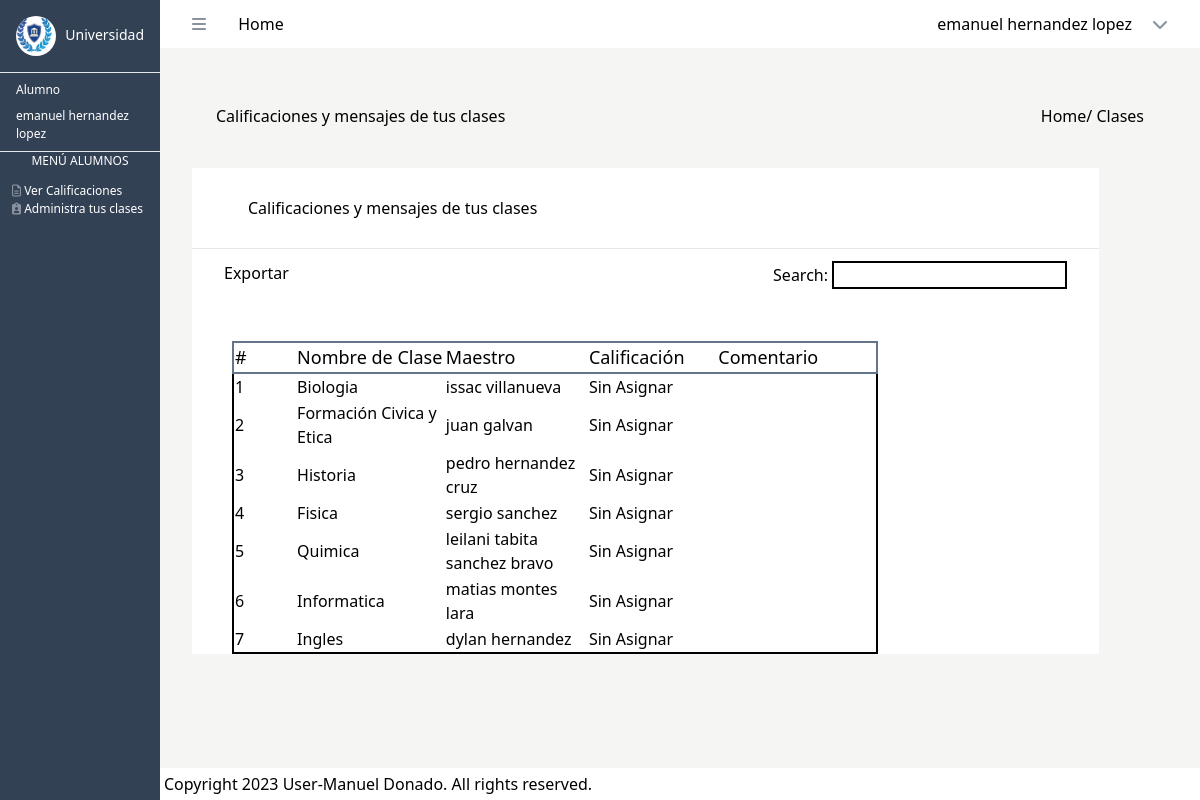
The page /view_calificaciones (signed in) on the database its author committed.
### tables this page shows
CREATE TABLE `materias` (
  `id_materia` int(11) NOT NULL,
  `nombre_materia` varchar(255) NOT NULL
);

### src/Controllers/AlumnoController.php (called while the page is built, shortened)
<?php
require_once($_SERVER["DOCUMENT_ROOT"] . "/src/Models/Alumnos.php");
class AlumnoController
{
    public function  vercalificacionesAlumnos()
    {
        $user = $_SESSION["user"];
        $id =  $user['id_usuario'];
        $calificacion = new Alumno();
        $data = $calificacion->calificacionesAlumnos($id);
        include $_SERVER["DOCUMENT_ROOT"] . "/src/views/alumno/view_calificaciones.php";
    }
}
?>

### src/Models/Alumnos.php (called while the page is built, shortened)
<?php
class Alumno {
    public function calificacionesAlumnos($id){
        $db = new Database();
        $connection = $db->connect();
        $res = $connection->query("SELECT ca.comentarios,  if(ca.calificacion IS NULL,'Sin Asignar', ca.calificacion) as calificacion, ma.nombre_materia, CONCAT( us.nombre, ' ', us.apellido) as maestro
        FROM clases_alumnos as ca
        INNER JOIN clases as cl ON ca.id_clase = cl.id_clase
        INNER JOIN materias as ma ON cl.id_materia = ma.id_materia
        INNER JOIN usuarios as us ON cl.id_maestro = us.id_usuario
        WHERE ca.id_alumno = '$id' ");
        $data = $res->fetchAll(PDO::FETCH_ASSOC);
        return $data;
    }
}
?>

### src/views/alumno/view_calificaciones.php (the view, shortened to what this page needs)
<?php
$user = $_SESSION["user"];
?>
<!DOCTYPE html>
<html lang="en">
<head>
    <link href="/dist/output.css" rel="stylesheet">
</head>
<body>
    <div class="bg-slate-700 h-screen w-20 lg:w-40 fixed" >
        <div class="flex justify-between border-b-white" >
            <div>
              <img class="bg-white rounded-full h-10 w-10 m-4 " src="/src/images/inicio.png" alt="">
            </div>
            <div>
                <h3 class="text-white text-[14px] m-4 my-6" >Universidad </h3>
            </div>
        </div>
        <hr>
        <div>
            <h2 class="text-white mx-4 text-[12px] m-2" > <?php echo $user['nombre_rol'];  ?> </h2>
            <h3 class="text-white mx-4 text-[12px] m-2" > <?php echo $user['nombre'] . " " . $user['apellido'];  ?>  </h3>
        </div>
        <hr>
    <?php
    if ( $user['id_rol'] === 1 ) { ?>
        <div>
            <div class=" flex justify-center text-[12px] text-white  m-3 my-6" >
                MENÚ ADMINISTRACION
            </div>
            <div class="flex flex-col m-3 text-[12px] text-white " >
            <a href="/view_permisos"> <i class="fa-solid fa-user-gear" style="color: #89919f;"></i>   Permisos </a>
               <a href="/view_maestros"> <i class="fa-solid fa-chalkboard-user" style="color: #89919f;"></i>   Maestros</a>
               <a href="/view_alumnos">  <i class="fa-solid fa-graduation-cap" style="color: #89919f;"></i>   Alumnos </a>
                <a href="/view_materias"> <i class="fa-solid fa-book" style="color: #89919f;"></i>   Materias</a>
                <a href="/view_clases"> <i class="fa-solid fa-clipboard-user" style="color: #89919f;"></i>   Clases </a>
            </div>
        </div>
    <?php  }  elseif ($user['id_rol'] === 3){ ?>
        <div>
            <div class=" flex justify-center text-[12px] text-white " >
                MENÚ ALUMNOS
            </div>
            <div class="flex flex-col m-3 text-[12px] text-white ">
               <a href="/view_calificaciones"> <i class="fa-regular fa-file-lines" style="color: #89919f;"></i>   Ver Calificaciones </a>
               <a href="/view_clases_alumno"> <i class="fa-solid fa-clipboard-user" style="color: #89919f;"></i>   Administra tus clases</a>
            </div>
        </div>
    <?php }  ?>
    </div>
    <div class="flex flex-col h-screen w-full pl-20 lg:pl-40" >
    <header class="bg-white p-3">
        <div class="flex justify-between mx-5">
            <div>
                <i class="fa-solid fa-bars mr-7" style="color: #89919f;"></i> Home
            </div>
            <div class="relative inline-block text-left " id="userDropdown">
                <div onclick="toggleDropdown()" class="cursor-pointer flex items-center">
                    <p class="mx-5 text-[16px]" >   <?php echo $user['nombre'] . " " . $user['apellido'];  ?> </p>
                    <i class="fa-solid fa-chevron-down" style="color: #89919f;"></i>
                </div>
            </div>
        </div>
    </header>
    <div class="bg-stone-100 flex-grow p-4" >
                <div class="flex flex-row justify-between m-10" >
                    <div>
                    <p>Calificaciones y mensajes de tus clases </p>
                    </div>
                    <div class="flex flex-row" >
                    <a href="/src/views/dashboard.php">Home</a>
                    <p>/ Clases</p>
                    </div>
                </div>
        <div  class="w-[90%] bg-white m-4 " >
            <div>
                <div class="flex flex-row justify-between mx-5 p-3">
                    <div class="mx-6 my-4" >
                         <p>Calificaciones y mensajes de tus clases</p>
                    </div>
                </div>
                <hr>
                <div class="flex flex-row justify-between mx-5 p-3">
                    <div>
                        <p>Exportar</p>
                    </div>
                    <div>
                        <label for="">Search:</label>
                        <input type="text" class="border-2 border-black
                        "> </input>
                    </div>
                </div>
                <div class="w-[80%] h-[50%]" >
                    <table class="  border-solid border-2 border-black m-10 ">
                    <thead>
                        <tr class="table-auto border-2 border-slate-500 items-center text-[18px]">
                            <td class="w-64" > # </td>
                            <td class="w-96" > Nombre de Clase </td>
                            <td class="w-96" > Maestro </td>
                            <td class="w-64" > Calificación </td>
                            <td class="w-96" > Comentario </td>
                        </tr>
                    </thead>
                    <tbody>
                    <?php
                         $contador = 1;
                        foreach ($data as $clase) { ?>
                        <tr>
                            <td><?php echo $contador; ?></td>
                            <td ><?php echo $clase['nombre_materia']; ?></td>
                            <td ><?php echo $clase['maestro']; ?></td>
                            <td ><?php echo $clase['calificacion']; ?></td>
                            <td ><?php echo $clase['comentarios']; ?></td>
                        </tr>
                        <?php  $contador++;
                        } ?>
                    </tbody>
                    </table>
                </div>
            </div>
        </div>
        </div>
        <footer class="bg-white p-1 w-full" >
            <p> Copyright 2023 User-Manuel Donado. All rights reserved. </p>
        </footer>
    </div  >
</body>
</html>

### rows shown on the page
materias: nombre_materia "Biologia", maestro "issac villanueva", calificacion "Sin Asignar"
materias: nombre_materia "Formación Civica y Etica", maestro "juan galvan", calificacion "Sin Asignar"
materias: nombre_materia "Historia", maestro "pedro hernandez cruz", calificacion "Sin Asignar"
materias: nombre_materia "Fisica", maestro "sergio sanchez", calificacion "Sin Asignar"
materias: nombre_materia "Quimica", maestro "leilani tabita sanchez bravo", calificacion "Sin Asignar"
materias: nombre_materia "Informatica", maestro "matias montes lara", calificacion "Sin Asignar"
materias: nombre_materia "Ingles", maestro "dylan hernandez", calificacion "Sin Asignar"

### other values the page prints
$user['nombre_rol'] "Alumno"
$user['nombre'] "emanuel"
$user['apellido'] "hernandez lopez"
